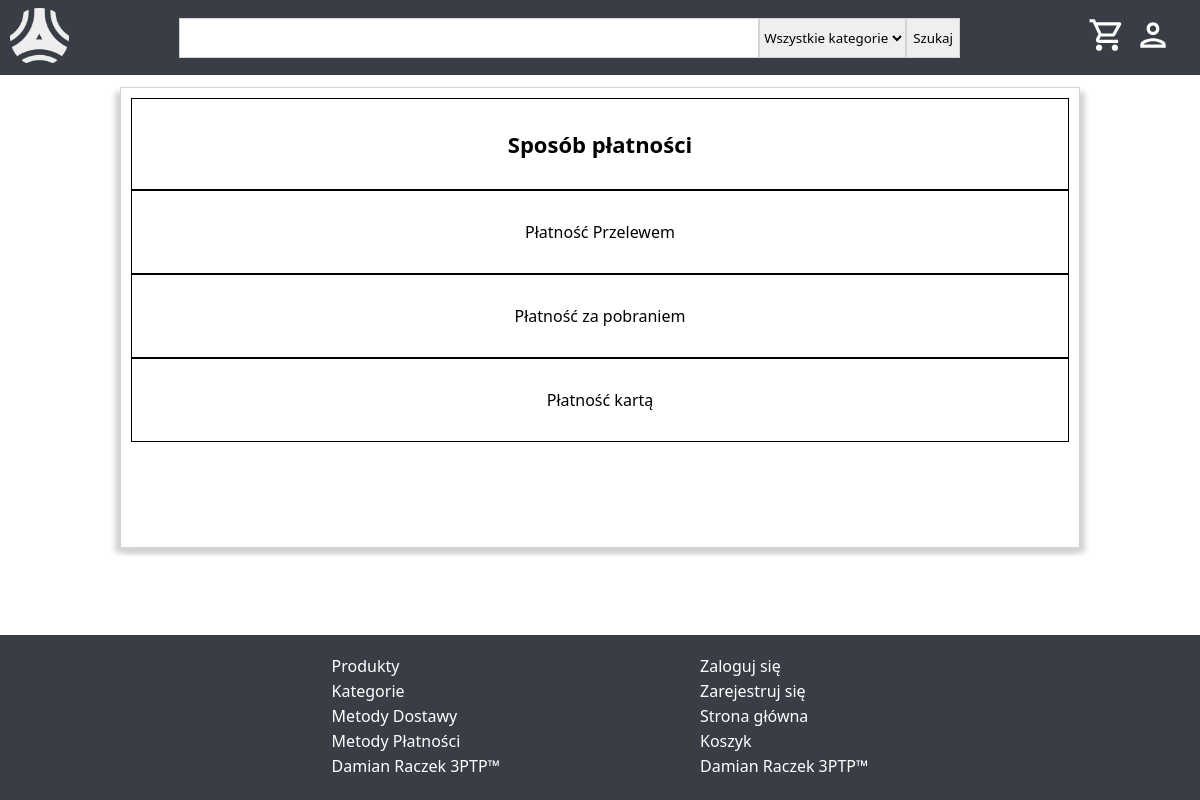
/payment, run on the app's committed database.
### tables this page shows
CREATE TABLE `payment_methods` (
  `id` bigint(20) NOT NULL,
  `name` varchar(255) NOT NULL,
  `created_date` datetime NOT NULL,
  `user_id_created` bigint(20) NOT NULL,
  `last_modified_date` datetime NOT NULL,
  `user_id_last_modified` bigint(20) NOT NULL,
  `status` tinyint(3) UNSIGNED NOT NULL
);

### MVC/controllers/Controller.php (called while the page is built, shortened)
<?php
class Controller{
    public function loadView($name, $data, $return){
        include($name.".php");
        if($return===true){
           return ob_get_clean();
        }
    }
}

### MVC/models/databaseModels/PaymentMethodsModel.php (called while the page is built, shortened)
<?php
class PaymentMethodsModel{
    public function getMethods(){
        $dbh = include("MVC/models/databaseModels/Database.php");
        $stmt = $dbh->prepare("SELECT id, name FROM payment_methods WHERE status = ?");
        $stmt->execute([StatusEnum::ACTIVE]);
        $result = $stmt->fetchAll();
        return $result;
    }
}

### MVC/views/info/paymentMethods.php (the view, shortened to what this page needs)
<!DOCTYPE html>
<html lang="en">
<head>
    <?php echo $data['styles']; ?>
</head>
<body>
    <?php echo $data['header']; ?>
    <main>
        <div class="grid">
            <div class="header">
                Sposób płatności
            </div>
            <?php foreach($data['payment_methods'] as $method): ?>
                <div class="value">
                    <?php echo $method['name']; ?>
                </div>
            <?php endforeach; ?>
        </div>
    </main>
    <?php echo $data['footer']; ?>
</body>
</html>

### router/Router.php (shortened to what this page needs)
<?php
class Router {
    function routeRequest($requestUri, $routes) {
        $requestUri=urldecode($requestUri);
        foreach ($routes as $route => $params) {
            $pattern = str_replace(':id', '(\d+)', $route);
            $pattern = str_replace(":token", '([A-Za-z\d]+)', $pattern);
            $pattern = str_replace(":pageableUsers", '\?((page=(\d)+)(&size=(\d)+)((&email=([A-Za-z\d])+)*)((&firstName=([\p{L}\p{N}\s])+)*)((&lastName=([\p{L}\p{N}\s])+)*)((&status=(\d)+)*)((&createdDate=([\d-])+)*)((&id=(\d)+)*)((&orderBy=([A-Za-z_])+)*)((&order=([A-Za-z])+)*))', $pattern);
            $pattern = str_replace(":pageableProductsUser", '(\?page=(\d)+&size=(\d)+((&text=([\p{L}\p{N}\s]*))*)((&categoryId=(\d)+)*)((&gender=(\d)+)*)((&price_from=(\d)+)*)((&price_to=(\d)+)*)((&productSize=(\d)+)*)((&colour=(\d)+)*)((&orderBy=([\p{L}\p{N}_])+)*)((&order=([\p{L}])+)*))', $pattern);
            $pattern = str_replace(":pageableCategories", '\?((page=(\d)+)(&size=(\d)+)((&name=([\p{L}\p{N}\s])+)*)((&status=(\d)+)*)((&createdDate=([\d-])+)*)((&id=(\d)+)*)((&orderBy=([A-Za-z_])+)*)((&order=([A-Za-z])+)*))', $pattern);
            $pattern = str_replace(":pageableProducts", '\?((page=(\d)+)(&size=(\d)+)((&name=([\p{L}\p{N}\s])+)*)((&categoryId=(\d)+)*)((&description=([\p{L}\p{N}\s.,:;"\'() \n-])+)*)((&priceFrom=(\d+(?:\.\d+)?))*)((&priceTo=(\d+(?:\.\d+)?))*)((&quantityFrom=(\d)+)*)((&quantityTo=(\d)+)*)((&productSize=(\d)+)*)((&colour=(\d)+)*)((&gender=(\d)+)*)((&viewCountFrom=(\d)+)*)((&viewCountTo=(\d)+)*)((&status=(\d)+)*)((&createdDate=([\d-])+)*)((&id=(\d)+)*)((&orderBy=([A-Za-z_])+)*)((&order=([A-Za-z])+)*))', $pattern);
            $pattern = str_replace(":pageableOrders", '\?((page=(\d)+)(&size=(\d)+)((&first_name=([\p{L}\p{N}\s])+)*)((&last_name=([\p{L}\p{N}\s])+)*)((&street=([\p{L}\p{N}\s])+)*)((&postal_code=([-\d])+)*)((&postal_city=([\p{L}\p{N}\s])+)*)((&country=([\p{L}\p{N}\s])+)*)((&nip=([\d])+)*)((&company_name=([\p{L}\p{N}\s])+)*)((&delivery_id=(\d)+)*)((&payment_method_id=(\d)+)*)((&payment_status=(\d)+)*)((&order_status=(\d)+)*)((&status=(\d)+)*)((&createdDate=([\d-])+)*)((&id=(\d)+)*)((&orderBy=([A-Za-z_])+)*)((&order=([A-Za-z])+)*))', $pattern);
            if (preg_match('#^'.$pattern.'$#u', $requestUri, $matches)) {
                $controller = new $params['controller']();
                $action = $params['action'];
                $params = array_slice($matches, 1);
                call_user_func_array(array($controller, $action), $params);
                return true;
            }
        }
        return false;
    }
  }

### css/header.css (style rules this page uses)
:root { --header-height:75px; --header-color:#393e46; --header-details-color:#5c6470; }

### css/basicLayout.css (style rules this page uses)
* { margin: 0; box-sizing: border-box; font-family: 'Segoe UI', Tahoma, Geneva, Verdana, sans-serif; }
body { min-height: 100vh; display: flex; flex-direction: column; max-width: 200px; min-width: 100%; }
main { flex:1; margin-top:var(--header-height); }

### MVC/views/info/paymentMethods.php (style rules this page uses)
main { margin: calc(var(--header-height) + 1%) 10%; border: 1px solid lightgray; box-shadow: lightgray 5px 5px 5px,lightgray -5px 5px 5px; padding:10px }
main .grid { display:grid; text-align:center; grid-template-columns: 1fr; }
main .grid > * { border: 1px solid black; border-collapse:collapse; padding:30px; }
main .grid > .header { font-weight:600; font-size:22px; }

### data on the page
payment_methods: name "Płatność Przelewem"
payment_methods: name "Płatność za pobraniem"
payment_methods: name "Płatność kartą"
